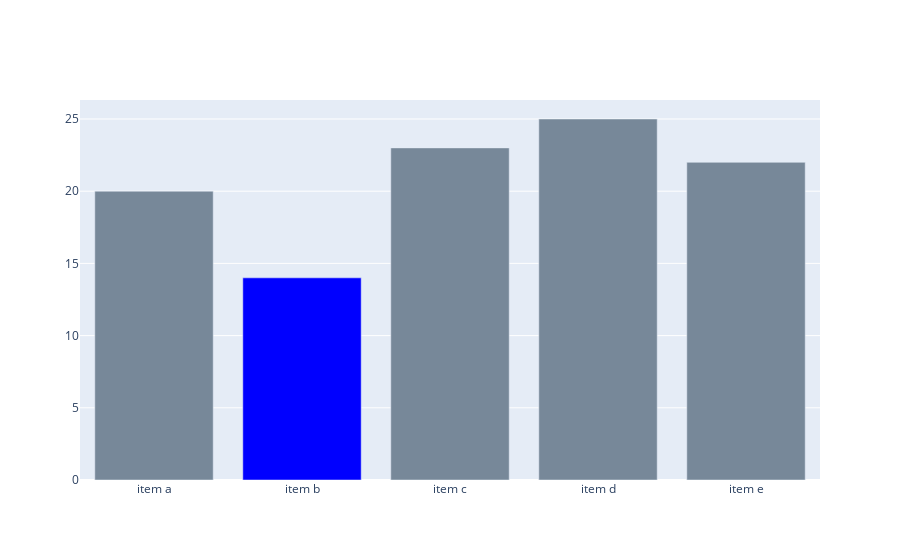

The code cell stored with this chart in its notebook:
### Markdown cell above
### customizando gráficos

### Code cell
colors = ["lightslategray"] * 5
colors[1] = "blue"

fig = go.Figure(data=[go.Bar(
    x=["item a","item b","item c", "item d", "item e"],
    y=[20,14,23,25,22],
    marker_color = colors
    )])

    
fig.show()

### Figure 1 — Plotly figure (JSON) as saved in the notebook; plotly's stock layout.template omitted (floating-point values rounded to 4 significant figures)
{"data": [{"marker": {"color": ["lightslategray", "blue", "lightslategray", "lightslategray", "lightslategray"]}, "type": "bar", "x": ["item a", "item b", "item c", "item d", "item e"], "y": [20, 14, 23, 25, 22]}], "layout": {"autosize": true, "xaxis": {"autorange": true, "range": [-0.5, 4.5], "type": "category"}, "yaxis": {"autorange": true, "range": [0, 26.32], "type": "linear"}}}
